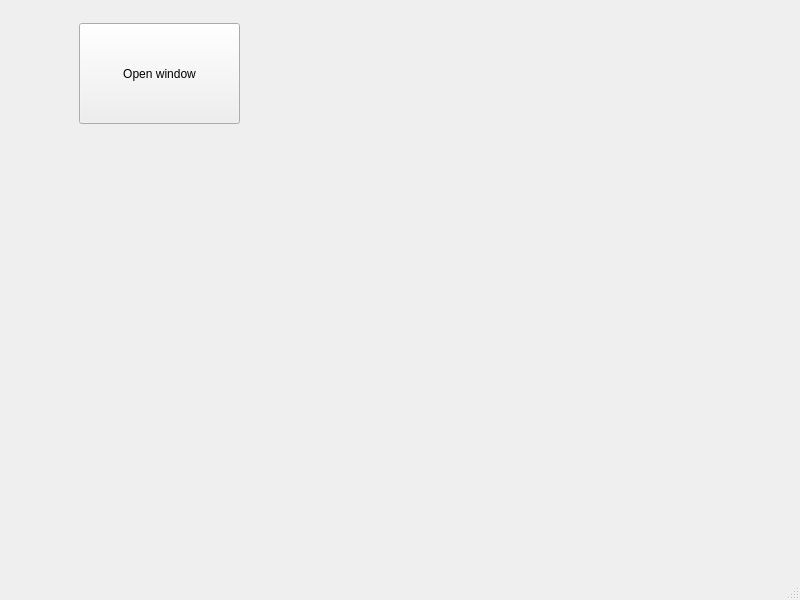
<?xml version="1.0" encoding="UTF-8"?>
<ui version="4.0">
 <class>MainWindow</class>
 <widget class="QMainWindow" name="MainWindow">
  <property name="geometry">
   <rect>
    <x>0</x>
    <y>0</y>
    <width>800</width>
    <height>600</height>
   </rect>
  </property>
  <property name="windowTitle">
   <string>MainWindow</string>
  </property>
  <widget class="QWidget" name="centralwidget">
   <widget class="QPushButton" name="pushButton">
    <property name="geometry">
     <rect>
      <x>79</x>
      <y>23</y>
      <width>161</width>
      <height>101</height>
     </rect>
    </property>
    <property name="text">
     <string>Open window</string>
    </property>
   </widget>
  </widget>
  <widget class="QMenuBar" name="menubar">
   <property name="geometry">
    <rect>
     <x>0</x>
     <y>0</y>
     <width>800</width>
     <height>21</height>
    </rect>
   </property>
  </widget>
  <widget class="QStatusBar" name="statusbar"/>
 </widget>
 <resources/>
 <connections/>
</ui>
